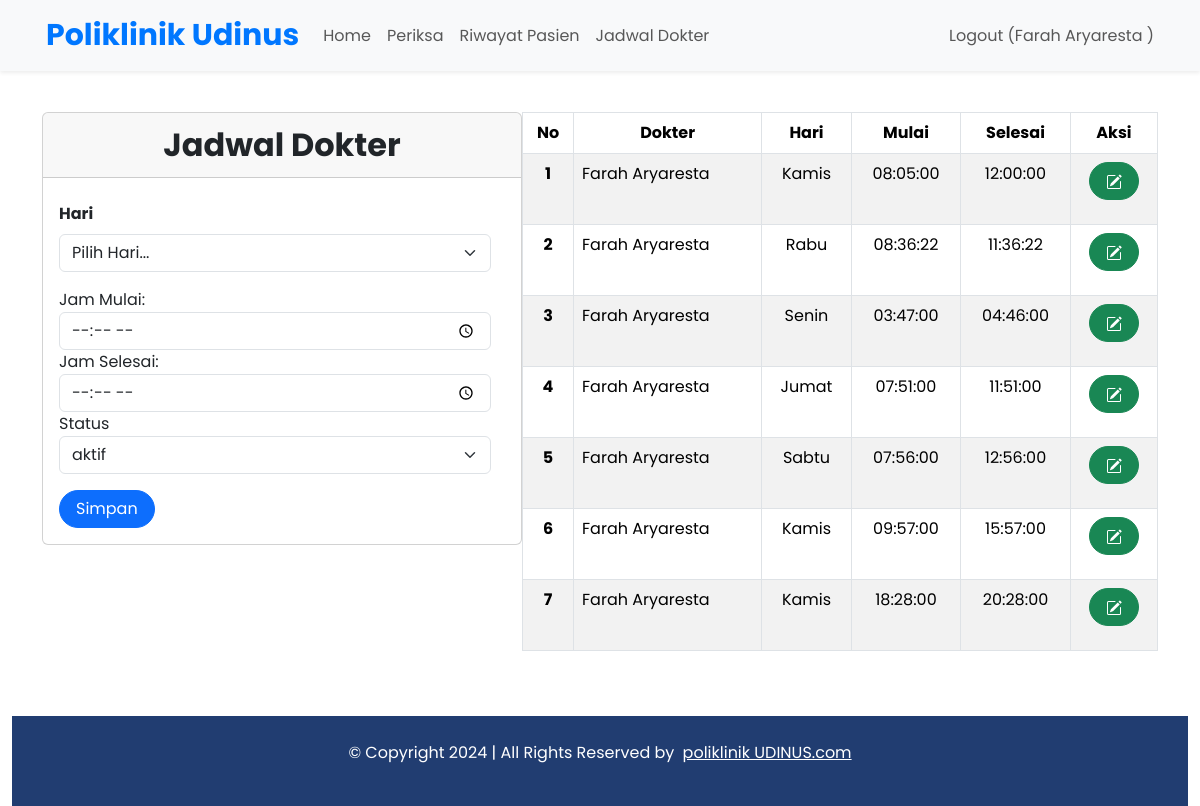
The app's page /berandaDokter.php?page=jadwalDokter (signed in) with its own data.
### tables this page shows
CREATE TABLE `jadwal_periksa` (
  `id` int(11) NOT NULL,
  `id_dokter` int(11) NOT NULL,
  `hari` enum('Senin','Selasa','Rabu','Kamis','Jumat','Sabtu') NOT NULL,
  `jam_mulai` time NOT NULL,
  `jam_selesai` time NOT NULL
);

CREATE TABLE `dokter` (
  `id` int(11) NOT NULL,
  `nama` varchar(255) NOT NULL,
  `alamat` varchar(255) NOT NULL,
  `no_hp` varchar(50) NOT NULL,
  `id_poli` int(11) NOT NULL,
  `password` varchar(255) NOT NULL
);

### jadwalDokter.php (the view, shortened to what this page needs)
<br>
<div class="container">
    <div class="d-flex justify-content-between">
        <div class="row">
            <div class="col-md-6">
                <div class="card" style="width: 30rem;">
                    <div class="card-header text-center fw-bold" style="font-size: 2rem;">Jadwal Dokter</div>
                    <div class="card-body">
                        <form class="form row" method="POST" style="width: 30rem;" action="" name="myForm" onsubmit="return(validate());">
                            <?php
                            $jam_mulai = '';
                            $jam_selesai = '';
                            $status = '0';
                            ?>
                            <div class="row mt-1">
                                <div class="form-group">
                                    <div class="row mt-1 mb-3">
                                        <label for="hari" class="form-label fw-bold">
                                            Hari
                                        </label>
                                        <div>
                                            <select class="form-select" aria-label="hari" name="hari" >
                                                <option selected>Pilih Hari...</option>
                                            </select>
                                        </div>
                                    </div>
                                </div>
                                <div class="form-group">
                                    <label for="jam_mulai">Jam Mulai:</label>
                                    <input value="<?php echo $jam_mulai ?>" type="time" class="form-control" id="jam_mulai" name="jam_mulai" required >
                                </div>
                                <div class="form-group">
                                    <label for="jam_selesai">Jam Selesai:</label>
                                    <input value="<?php echo $jam_selesai ?>" type="time" class="form-control" id="jam_selesai" name="jam_selesai" required>
                                </div>
                                <div class="form-group">
                                    <label for="status">Status</label>
                                    <select class="form-select" aria-label="status" name="status" >
                                        <?php
                                            $sts = ['0' => 'aktif', '1' => 'tidak aktif'];
                                            foreach ($sts as $statuses => $namastatus ) {
                                                $selected = ($statuses == $status ) ? 'selected' : '';
                                                echo "<option value='$statuses' $selected>$namastatus</option>";
                                            };
                                        ?>
                                    </select>
                                </div>
                            </div>
                            <div class="row mt-3">
                                <div class=col>
                                    <button type="submit" class="btn btn-primary rounded-pill px-3 mt-auto" name="simpan">Simpan</button>
                                </div>
                            </div>
                        </form>
                    </div>
                </div>
            </div>
        </div>
        <div class="overflow-y-auto" style="width: 60%; height: 580px;">
            <table class="table table-bordered table-striped table-hover">
                <thead>
                    <tr class="text-center">
                        <th scope="col">No</th>
                        <th scope="col">Dokter</th>
                        <th scope="col">Hari</th>
                        <th scope="col">Mulai</th>
                        <th scope="col">Selesai</th>
                        <th scope="col">Aksi</th>
                    </tr>
                </thead>
                <tbody>
                    <?php
                    $id_dokter = $_SESSION['id'];
                    $result = mysqli_query($mysqli, "SELECT dokter.nama, jadwal_periksa.id, jadwal_periksa.hari,jadwal_periksa.jam_mulai, jadwal_periksa.jam_selesai FROM dokter JOIN jadwal_periksa ON dokter.id = jadwal_periksa.id_dokter WHERE dokter.id = $id_dokter");
                    $no = 1;
                    while ($data = mysqli_fetch_array($result)) {
                    ?>
                        <tr>
                            <th scope="row" class="text-center"><?php echo $no++ ?></th>
                            <td><?php echo $data['nama'] ?></td>
                            <td class="text-center"><?php echo $data['hari'] ?></td>
                            <td class="text-center"><?php echo $data['jam_mulai'] ?></td>
                            <td class="text-center"><?php echo $data['jam_selesai'] ?></td>
                            <td>
                                <div class="d-flex gap-2 mb-3 d-flex justify-content-center">
                                    <a type="button" class="btn btn-success rounded-pill px-3" href="berandaDokter.php?page=jadwalDokter&id=<?php echo $data['id'] ?>">
                                    </a>
                                </div>
                            </td>
                        </tr>
                    <?php
                    }
                    ?>
                </tbody>
            </table>
        </div>
    </div>
</div>
<br>
<footer>
    <div class="copyright" style="width: 100%;">
        <div class="row">
            <div class="col-lg-12 col-md-12 col-12">
                <div class="copyright-content">
                    <p>© Copyright 2024  |  All Rights Reserved by <a href="index.php" target="_blank">poliklinik UDINUS.com</a> </p>
                </div>
            </div>
        </div>
    </div>
</footer>

### style.css (style rules this page uses)
* { margin: 0; padding: 0; }
body { font-family: 'Poppins', sans-serif; }
.copyright { background:#213d71; padding:25px 0px 25px 0px; text-align:center; }
.copyright .copyright-content p { color:#fff; }
.copyright .copyright-content p a { color:#fff; font-weight:400; text-decoration:underline; display:inline-block; margin-left:4px; }
::placeholder { font-size: 16px; }

### records on screen
jadwal_periksa: id_dokter.nama "Farah Aryaresta", hari "Kamis", jam_mulai "08:05:00", jam_selesai "12:00:00"
jadwal_periksa: id_dokter.nama "Farah Aryaresta", hari "Rabu", jam_mulai "08:36:22", jam_selesai "11:36:22"
jadwal_periksa: id_dokter.nama "Farah Aryaresta", hari "Senin", jam_mulai "03:47:00", jam_selesai "04:46:00"
jadwal_periksa: id_dokter.nama "Farah Aryaresta", hari "Jumat", jam_mulai "07:51:00", jam_selesai "11:51:00"
jadwal_periksa: id_dokter.nama "Farah Aryaresta", hari "Sabtu", jam_mulai "07:56:00", jam_selesai "12:56:00"
jadwal_periksa: id_dokter.nama "Farah Aryaresta", hari "Kamis", jam_mulai "09:57:00", jam_selesai "15:57:00"
jadwal_periksa: id_dokter.nama "Farah Aryaresta", hari "Kamis", jam_mulai "18:28:00", jam_selesai "20:28:00"

### other values on screen
$_SESSION['nama'] "Farah Aryaresta"
form field status "aktif"
